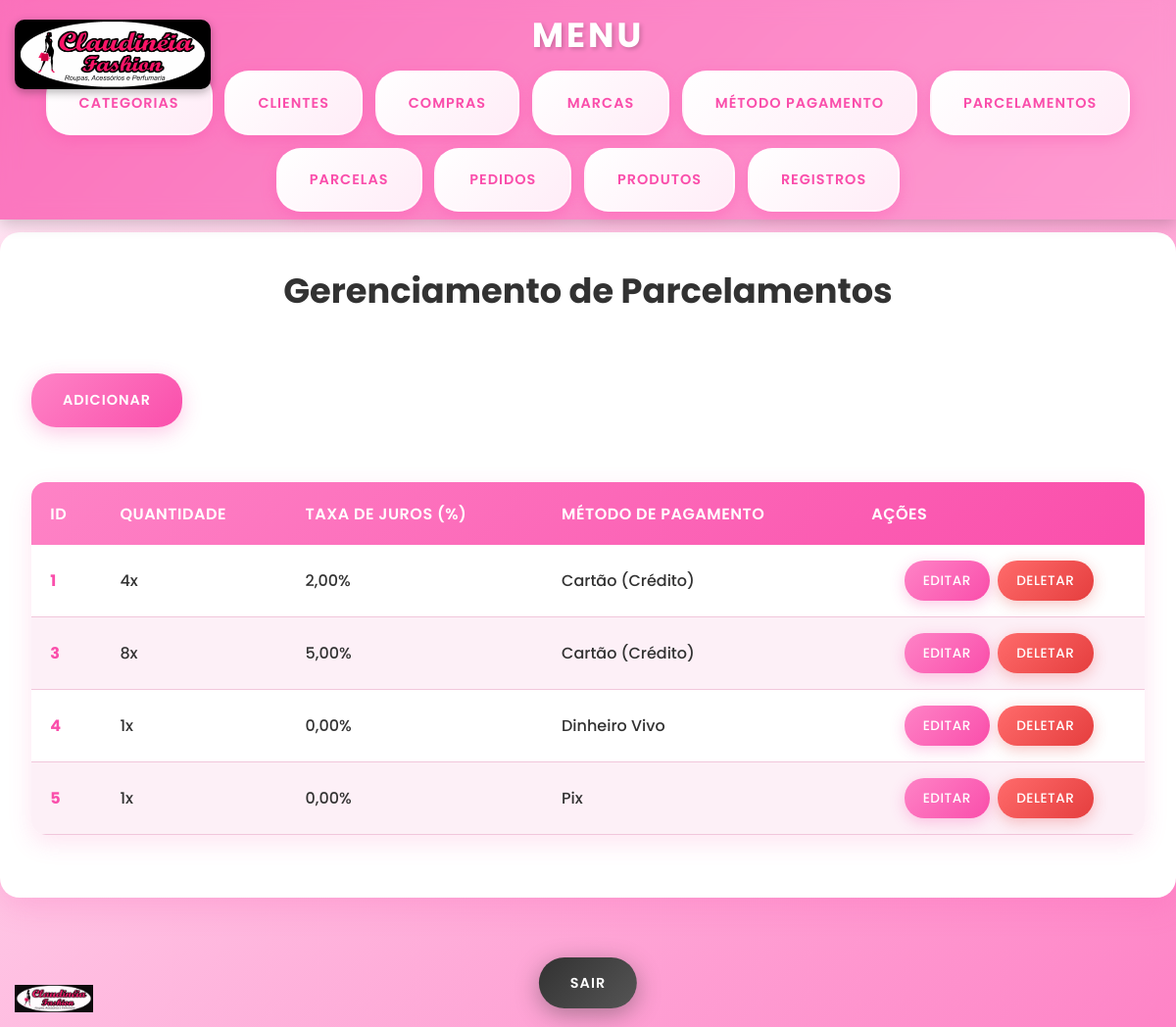
The page /public/parcelamento on the database its author committed.
### tables this page shows
CREATE TABLE `parcelamentos` (
  `id` tinyint unsigned NOT NULL AUTO_INCREMENT,
  `quantidade` int unsigned NOT NULL,
  `taxa_juros` float unsigned NOT NULL,
  `create_at` datetime NOT NULL DEFAULT CURRENT_TIMESTAMP,
  `update_at` datetime NOT NULL DEFAULT CURRENT_TIMESTAMP,
  `metodos_pagamento_id` tinyint unsigned NOT NULL,
  PRIMARY KEY (`id`,`metodos_pagamento_id`),
  UNIQUE KEY `id_UNIQUE` (`id`),
  KEY `fk_parcelamentos_metodos_pagamento1_idx` (`metodos_pagamento_id`),
  CONSTRAINT `fk_parcelamentos_metodos_pagamento1` FOREIGN KEY (`metodos_pagamento_id`) REFERENCES `metodos_pagamento` (`id`)
);

CREATE TABLE `metodos_pagamento` (
  `id` tinyint unsigned NOT NULL AUTO_INCREMENT,
  `nome` varchar(100) NOT NULL,
  `create_at` datetime NOT NULL DEFAULT CURRENT_TIMESTAMP,
  `update_at` datetime NOT NULL DEFAULT CURRENT_TIMESTAMP,
  PRIMARY KEY (`id`),
  UNIQUE KEY `id_UNIQUE` (`id`)
);

### app/controllers/ParcelamentoController.php (called while the page is built, shortened)
<?php
class ParcelamentoController extends BaseController
{
    public function index(): void
    {
        $this->render('Parcelamentos/index');
    }
}

### app/models/Parcelamento/ParcelamentoDAO.php (called while the page is built, shortened)
<?php
class ParcelamentoDAO
{
    private $conn;
    public function __construct()
    {
        $db = new Database();
        $this->conn = $db->getConnection();
    }
    public function showParcelamento()
    {
        $query = "SELECT p.*, m.nome AS metodo_pagamento_nome
                  FROM parcelamentos p
                  LEFT JOIN metodos_pagamento m ON p.metodos_pagamento_id = m.id";
        $stmt = $this->conn->prepare($query);
        $stmt->execute();
        return $stmt->fetchAll(PDO::FETCH_ASSOC);
    }
}

### app/config/Database.php (called while the page is built, shortened)
<?php
class Database
{
    private $host = 'localhost:3306';
    private $db_name = 'sistema_estoque';
    private $username = 'root';
    private $password = '&tec77@info!';
    public function getConnection()
    {
        $this->conn = null;
        try {
            $this->conn = new PDO(
                "mysql:host={$this->host};dbname={$this->db_name}",
                $this->username,
                $this->password
            );
            $this->conn->setAttribute(PDO::ATTR_ERRMODE, PDO::ERRMODE_EXCEPTION);
        } catch (PDOException $e) {
            die("Erro na conexão: " . $e->getMessage());
        }
        return $this->conn;
    }
}

### app/views/pages/Parcelamentos/index.php (the view, shortened to what this page needs)
<?php
$parcelamentoDao = new ParcelamentoDAO();
$resultado = $parcelamentoDao->showParcelamento();
$basePath = '/MeuEstoqueVirtual/public';
?>
<div class="main-container">
    <h1>Gerenciamento de Parcelamentos</h1>
    <a href="<?= $basePath . '/parcelamento/adicionar' ?>">Adicionar</a>
    <table>
        <thead>
            <tr>
                <th>ID</th>
                <th>Quantidade</th>
                <th>Taxa de Juros (%)</th>
                <th>Método de Pagamento</th>
                <th>Ações</th>
            </tr>
        </thead>
        <tbody>
            <?php foreach ($resultado as $row): ?>
                <tr>
                    <td><?= htmlspecialchars($row["id"]) ?></td>
                    <td><?= htmlspecialchars($row["quantidade"]) ?>x</td>
                    <td><?= number_format($row["taxa_juros"], 2, ',', '.') ?>%</td>
                    <td><?= htmlspecialchars($row["metodo_pagamento_nome"] ?? 'N/A') ?></td>
                    <td class="btn-actions">
                        <a href="<?= $basePath . '/parcelamento/editar/' . $row['id'] ?>" class="btn btn-edit">Editar</a>
                        <a href="<?= $basePath . '/parcelamento/deletar/' . $row['id'] ?>" class="btn btn-delete" onclick="return confirm('Tem certeza que deseja excluir este parcelamento?');">Deletar</a>
                    </td>
                </tr>
            <?php endforeach; ?>
        </tbody>
    </table>
</div>
<div class="actions">
    <a href="<?= $basePath . '/login/sair' ?>" class="btn btn-exit">Sair</a>
</div>
<img src="<?= $basePath . '/assets/logo-claudineia.jpeg' ?>" alt="Logo Claudinéia" class="logo-fixed">

### public/Css/menu.css (style rules this page uses)
* { margin: 0; padding: 0; box-sizing: border-box; }
body { font-family: 'Arial', sans-serif; background: linear-gradient(135deg, #f5f7fa 0%, #c3cfe2 100%); min-height: 100vh; }
body { padding-top: 45px; }

### public/Css/tabela.css (style rules this page uses)
body { font-family: 'Poppins', sans-serif; background: linear-gradient(135deg, #FFF2F9 0%, #FE83C6 100%) !important; min-height: 100vh; line-height: 1.6; padding-bottom: 100px; }
.main-container { max-width: 1200px; margin: 2rem auto; padding: 2rem; background: #ffffff; border-radius: 20px; box-shadow: 0 10px 30px rgba(250, 78, 171, 0.2); animation: fadeInUp 0.6s ease-out; }
h1 { color: #323232 !important; font-size: 2.5rem; font-weight: 700; text-align: center; margin-bottom: 1rem; }
a[href*="adicionar"] { display: inline-block; background: linear-gradient(135deg, #FE83C6 0%, #FA4EAB 100%); color: white; text-decoration: none; padding: 1rem 2rem; border-radius: 25px; font-weight: 600; margin: 1.5rem 0; transition: all 0.3s ease; box-shadow: 0 6px 20px rgba(250, 78, 171, 0.3); text-transform: uppercase; letter-spacing: 1px; font-size: 0.9rem; }
table { width: 100%; border-collapse: collapse; margin: 2rem 0; background: #ffffff; border-radius: 15px; overflow: hidden; box-shadow: 0 8px 25px rgba(250, 78, 171, 0.15); }
thead { background: linear-gradient(135deg, #FE83C6 0%, #FA4EAB 100%); }
th { padding: 1.2rem; text-align: left; font-weight: 600; color: #ffffff !important; font-size: 1rem; letter-spacing: 0.5px; text-transform: uppercase; }
tbody tr { transition: all 0.3s ease; border-bottom: 1px solid #f1c6db; background: #ffffff; }
tbody tr:nth-child(even) { background: #fdf0f7; }
td { padding: 1rem 1.2rem; color: #323232 !important; font-weight: 500; vertical-align: middle; }
td:first-child { font-weight: 700; color: #FA4EAB !important; }
.btn-actions { display: flex; gap: 0.5rem; justify-content: center; flex-wrap: wrap; }
.btn { padding: 0.6rem 1.2rem; border-radius: 20px; font-weight: 500; font-size: 0.85rem; text-transform: uppercase; letter-spacing: 0.5px; transition: all 0.3s ease; border: none; cursor: pointer; }
.btn-edit { background: linear-gradient(135deg, #FE83C6 0%, #FA4EAB 100%); color: white; box-shadow: 0 4px 15px rgba(250, 78, 171, 0.3); }
.btn-delete { background: linear-gradient(135deg, #FF6B6B 0%, #E53E3E 100%); color: white; box-shadow: 0 4px 15px rgba(229, 62, 62, 0.3); }
.actions { position: fixed; bottom: 2rem; left: 50%; transform: translateX(-50%); z-index: 500; text-align: center; }
.btn-exit { background: linear-gradient(135deg, #323232 0%, #555555 100%); color: white; box-shadow: 0 6px 25px rgba(50, 50, 50, 0.4); padding: 1rem 2rem; border-radius: 50px; font-weight: 600; text-transform: uppercase; letter-spacing: 1px; transition: all 0.3s ease; font-size: 0.9rem; }
.logo-fixed { position: fixed; bottom: 15px; left: 15px; width: 80px; height: auto; z-index: 900; transition: all 0.3s ease; opacity: 0.95; }

### public/Css/form.css (style rules this page uses)
h1 { color: #323232 !important; font-size: 2.2rem; font-weight: 700; text-align: center; margin-bottom: 2rem; text-shadow: none; }
a { color: #FA4EAB; text-decoration: none; font-weight: 500; transition: all 0.3s ease; }

### rows shown on the page
parcelamentos: id "1", quantidade "4", taxa_juros "2,00", metodos_pagamento.nome "Cartão (Crédito)"
parcelamentos: id "3", quantidade "8", taxa_juros "5,00", metodos_pagamento.nome "Cartão (Crédito)"
parcelamentos: id "4", quantidade "1", taxa_juros "0,00", metodos_pagamento.nome "Dinheiro Vivo"
parcelamentos: id "5", quantidade "1", taxa_juros "0,00", metodos_pagamento.nome "Pix"
